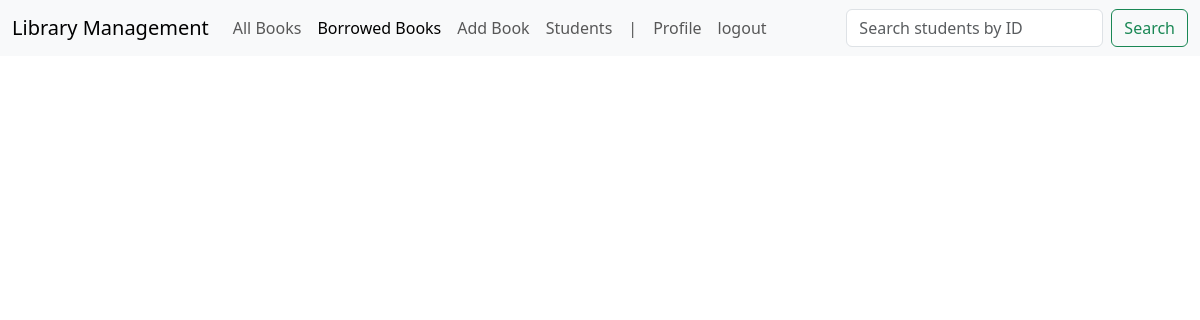
Before: /books/borrowed/ (signed in) with the older database file.
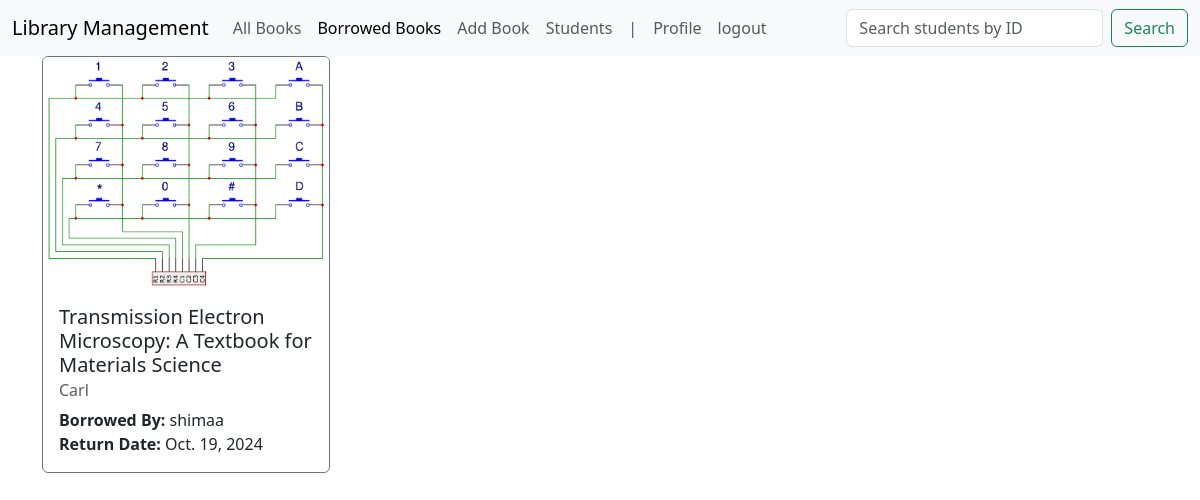
After: the same page with the newer database file.
### books/models.py (models this page shows, shortened)
class Book(models.Model):
    title = models.CharField(max_length=100)
    author = models.CharField(max_length=100)
    image = models.ImageField(upload_to="books/images", null=True)
    borrower = models.ForeignKey(User, on_delete=models.CASCADE, null=True,related_name='books')
    return_date = models.DateField(null=True)
    @property
    def image_url(self):
        return f"/media/{self.image}"

### books/views.py (the view)
# urls.py: path("borrowed/", borrowed_books, name="book.borrowed"),
@login_required()
def borrowed_books(request):
    if request.user.username == "admin":
        books = Book.objects.filter(borrower__isnull=False)
    else:
        books = Book.objects.filter(borrower=request.user)
    return render(request, "books/borrowed.html", context={"books": books})

### templates/books/borrowed.html (shortened to what this page needs)
{% extends 'layouts/base.html' %}
{% load static  %}
{% block content %}
<div>
    {% for book in books %}
    <div class="card border-secondary" style="width: 18rem; display: inline-block; margin:auto;" >
        <img src="{{ book.image_url }}" class="card-img-top" alt="...">
        <div class="card-body">
            <h5 class="card-title">{{book.title}}</h5>
            <h6 class="card-subtitle mb-2 text-muted">{{book.author}}</h6>
            {% if book.borrower %}
                <p class="card-text">
                    <b>Borrowed By:</b> {{book.borrower.username}}<br>
                    <b>Return Date:</b> {{book.return_date}}<br>
                </p>
            {% endif %}
        </div>
    </div>
    {% endfor %}
</div>
{% endblock %}

Changed rows visible on the page:
now on this page (row edited): Book: image_url (picture), title "Transmission Electron Microscopy: A Textbook for Materials Science", author "Carl", borrower.username "shimaa", return_date "Oct. 19, 2024"
